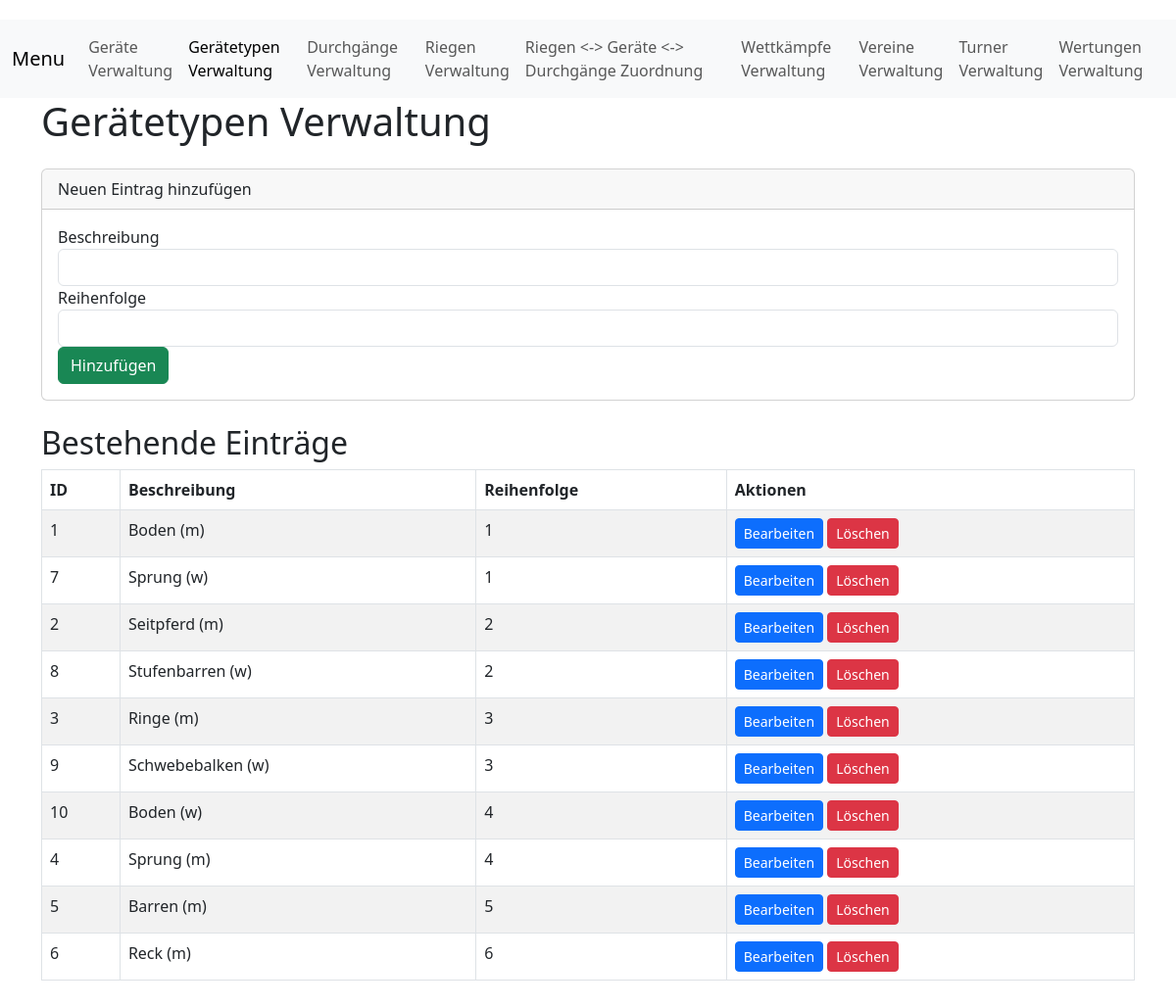
Screenshot of /geraetetypen_verwaltung.php (signed in) with the database file from the repository.
### tables this page shows
CREATE TABLE `GeraeteTypen` (
  `GeraeteTypID` int(11) NOT NULL,
  `Beschreibung` varchar(250) NOT NULL,
  `Reihenfolge` int(11) NOT NULL
);

### geraetetypen_verwaltung.php (the view, shortened to what this page needs)
<?php include 'config.php'; ?>
<?php
$charset = 'utf8mb4';
$dsn = "mysql:host=$host;dbname=$db;charset=$charset";
$options = [
    PDO::ATTR_ERRMODE            => PDO::ERRMODE_EXCEPTION,
    PDO::ATTR_DEFAULT_FETCH_MODE => PDO::FETCH_ASSOC,
];
try {
    $pdo = new PDO($dsn, $user, $pass, $options);
} catch (PDOException $e) {
    echo "Verbindung fehlgeschlagen: " . $e->getMessage();
    exit;
}
$editMode  = false;
$editEntry = ['GeraeteTypID' => 0, 'Beschreibung' => '', 'Reihenfolge' => 0];
$sql = "SELECT * FROM GeraeteTypen ORDER BY Reihenfolge";
$stmt    = $pdo->query($sql);
$entries = $stmt->fetchAll();
?>
<!DOCTYPE html>
<html lang="de">
<head>
    <link href="https://cdn.jsdelivr.net/npm/bootstrap@5.3.0/dist/css/bootstrap.min.css" rel="stylesheet">
</head>
<body>
<div class="container">
    <h1 class="mb-4">Gerätetypen Verwaltung</h1>
    <div class="card mb-4">
        <div class="card-header">
            <?php echo $editMode ? "Eintrag bearbeiten" : "Neuen Eintrag hinzufügen"; ?>
        </div>
        <div class="card-body">
            <form method="post" action="geraetetypen_verwaltung.php">
                <div class="form-group">
                    <label for="beschreibung">Beschreibung</label>
                    <input type="text" class="form-control" id="beschreibung" name="beschreibung" value="<?php echo $editMode ? htmlspecialchars($editEntry['Beschreibung']) : ''; ?>" required>
                </div>
                <div class="form-group">
                    <label for="reihenfolge">Reihenfolge</label>
                    <input type="number" class="form-control" id="reihenfolge" name="reihenfolge" value="<?php echo $editMode ? htmlspecialchars($editEntry['Reihenfolge']) : ''; ?>" required>
                </div>
                <?php if($editMode): ?>
                    <button type="submit" name="update" class="btn btn-primary">Aktualisieren</button>
                    <a href="geraetetypen_verwaltung.php" class="btn btn-secondary">Abbrechen</a>
                <?php else: ?>
                    <button type="submit" name="add" class="btn btn-success">Hinzufügen</button>
                <?php endif; ?>
            </form>
        </div>
    </div>
    <h2>Bestehende Einträge</h2>
    <div class="table-responsive">
        <table class="table table-striped table-bordered">
            <thead class="thead-dark">
                <tr>
                    <th>ID</th>
                    <th>Beschreibung</th>
                    <th>Reihenfolge</th>
                    <th>Aktionen</th>
                </tr>
            </thead>
            <tbody>
                <?php if(count($entries) > 0): ?>
                    <?php foreach($entries as $entry): ?>
                        <tr>
                            <td><?php echo htmlspecialchars($entry['GeraeteTypID']); ?></td>
                            <td><?php echo htmlspecialchars($entry['Beschreibung']); ?></td>
                            <td><?php echo htmlspecialchars($entry['Reihenfolge']); ?></td>
                            <td>
                                <a href="geraetetypen_verwaltung.php?action=edit&id=<?php echo $entry['GeraeteTypID']; ?>" class="btn btn-sm btn-primary">Bearbeiten</a>
                                <a href="geraetetypen_verwaltung.php?action=delete&id=<?php echo $entry['GeraeteTypID']; ?>" onclick="return confirm('Eintrag wirklich löschen?');" class="btn btn-sm btn-danger">Löschen</a>
                            </td>
                        </tr>
                    <?php endforeach; ?>
                <?php else: ?>
                    <tr><td colspan="4">Keine Einträge gefunden.</td></tr>
                <?php endif; ?>
            </tbody>
        </table>
    </div>
</div>
</body>
</html>

### geraetetypen_verwaltung.php (style rules this page uses)
body { padding-top: 20px; padding-bottom: 20px; }

### rows the page displays
geraetetypen: GeraeteTypID "1", Beschreibung "Boden (m)", Reihenfolge "1"
geraetetypen: GeraeteTypID "7", Beschreibung "Sprung (w)", Reihenfolge "1"
geraetetypen: GeraeteTypID "2", Beschreibung "Seitpferd (m)", Reihenfolge "2"
geraetetypen: GeraeteTypID "8", Beschreibung "Stufenbarren (w)", Reihenfolge "2"
geraetetypen: GeraeteTypID "3", Beschreibung "Ringe (m)", Reihenfolge "3"
geraetetypen: GeraeteTypID "9", Beschreibung "Schwebebalken (w)", Reihenfolge "3"
geraetetypen: GeraeteTypID "10", Beschreibung "Boden (w)", Reihenfolge "4"
geraetetypen: GeraeteTypID "4", Beschreibung "Sprung (m)", Reihenfolge "4"
geraetetypen: GeraeteTypID "5", Beschreibung "Barren (m)", Reihenfolge "5"
geraetetypen: GeraeteTypID "6", Beschreibung "Reck (m)", Reihenfolge "6"
